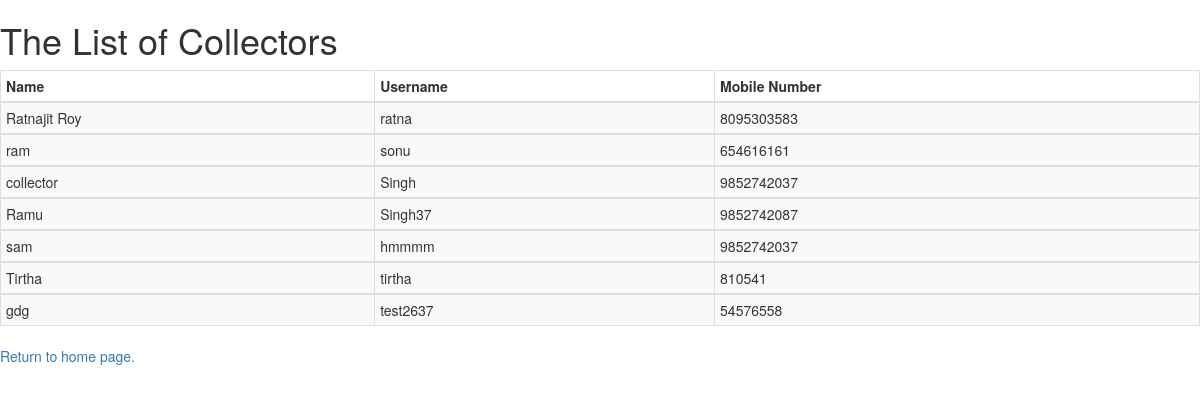
Before: /collector with the older database file.
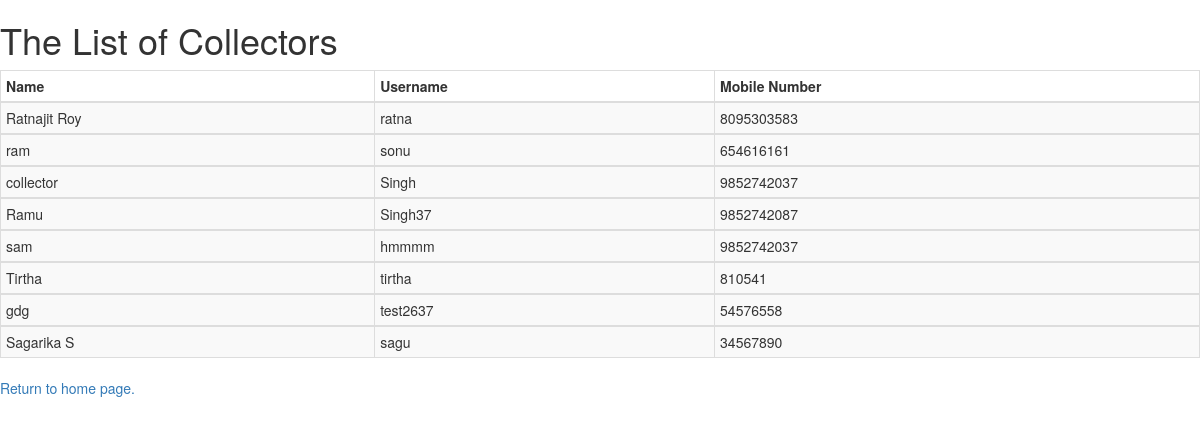
After: the same page with the newer database file.
### MedicalDonation/models.py (models this page shows, shortened)
class Collector(models.Model):
    name = models.CharField(max_length=64)
    address = models.CharField(max_length=128)
    pinCode = models.IntegerField()
    Phone_no = models.IntegerField()
    BirthDate = models.DateField()
    UID = models.IntegerField(unique=True)
    email = models.EmailField(max_length=64)
    username = models.CharField(max_length=16,unique=True)
    qualification = models.CharField(max_length=64)
    Driving_License = models.CharField(max_length=32)
    Driving_License_image = models.ImageField(upload_to='photos/collector/DL')
    image = models.ImageField(upload_to='collector/image')

### MedicalDonation/views.py (the view)
# urls.py: path("collector", views.collectors, name= "Collector_view"),
def collectors(request):
    context = {
    "collectors": Collector.objects.all()
    }
    return render(request, "MedicalDonation/collector.html",context)

### MedicalDonation/templates/MedicalDonation/collector.html (shortened to what this page needs)
<!DOCTYPE html>
<html lang="en" dir="ltr">
  <head>
    <link rel="stylesheet" href="https://maxcdn.bootstrapcdn.com/bootstrap/3.3.7/css/bootstrap.min.css">
  </head>
  <body>
    <h1>The List of Collectors</h1>
    {% load static %}
    <div class="">
      <table border="1" class="table table-striped table-bordered table-hover table-condensed">
        <thead>
          <th> <b>Name</b> </th>
          <th> <b>Username</b>  </th>
          <th> <b>Mobile Number</b> </th>
        </thead>
        {% for c in collectors %}
        <tbody>
            <td>{{c.name}}</td>
            <td>{{c.username}}</td>
            <td>{{c.Phone_no}}</td>
        </tbody>
        {% endfor  %}
      </table>
      <a href="/">Return to home page.</a>
    </div>
  </body>
</html>

Changed rows visible on the page:
added Collector: name "Sagarika S", username "sagu", Phone_no "34567890"
